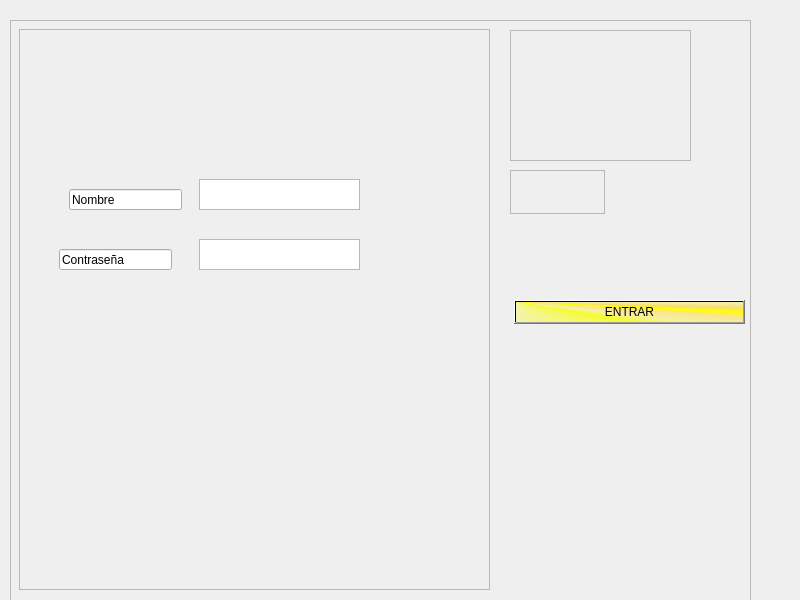
<?xml version="1.0" encoding="UTF-8"?>
<ui version="4.0">
 <class>MainWindow</class>
 <widget class="QMainWindow" name="MainWindow">
  <property name="geometry">
   <rect>
    <x>0</x>
    <y>0</y>
    <width>800</width>
    <height>600</height>
   </rect>
  </property>
  <property name="windowTitle">
   <string>MainWindow</string>
  </property>
  <widget class="QWidget" name="centralwidget">
   <widget class="QFrame" name="frame">
    <property name="geometry">
     <rect>
      <x>10</x>
      <y>20</y>
      <width>741</width>
      <height>581</height>
     </rect>
    </property>
    <property name="frameShape">
     <enum>QFrame::StyledPanel</enum>
    </property>
    <property name="frameShadow">
     <enum>QFrame::Raised</enum>
    </property>
    <widget class="QFrame" name="frame_2">
     <property name="geometry">
      <rect>
       <x>500</x>
       <y>10</y>
       <width>181</width>
       <height>131</height>
      </rect>
     </property>
     <property name="toolTip">
      <string>&lt;html&gt;&lt;head/&gt;&lt;body&gt;&lt;p&gt;&lt;br/&gt;&lt;/p&gt;&lt;/body&gt;&lt;/html&gt;</string>
     </property>
     <property name="frameShape">
      <enum>QFrame::StyledPanel</enum>
     </property>
     <property name="frameShadow">
      <enum>QFrame::Raised</enum>
     </property>
    </widget>
    <widget class="QFrame" name="frame_3">
     <property name="geometry">
      <rect>
       <x>9</x>
       <y>9</y>
       <width>471</width>
       <height>561</height>
      </rect>
     </property>
     <property name="frameShape">
      <enum>QFrame::StyledPanel</enum>
     </property>
     <property name="frameShadow">
      <enum>QFrame::Raised</enum>
     </property>
     <widget class="QLineEdit" name="lineEdit">
      <property name="enabled">
       <bool>true</bool>
      </property>
      <property name="geometry">
       <rect>
        <x>50</x>
        <y>160</y>
        <width>113</width>
        <height>21</height>
       </rect>
      </property>
      <property name="text">
       <string>Nombre</string>
      </property>
     </widget>
     <widget class="QTextEdit" name="textEdit">
      <property name="geometry">
       <rect>
        <x>180</x>
        <y>150</y>
        <width>161</width>
        <height>31</height>
       </rect>
      </property>
     </widget>
     <widget class="QPlainTextEdit" name="plainTextEdit">
      <property name="geometry">
       <rect>
        <x>180</x>
        <y>210</y>
        <width>161</width>
        <height>31</height>
       </rect>
      </property>
     </widget>
     <widget class="QLineEdit" name="lineEdit_2">
      <property name="geometry">
       <rect>
        <x>40</x>
        <y>220</y>
        <width>113</width>
        <height>21</height>
       </rect>
      </property>
      <property name="text">
       <string>Contraseña</string>
      </property>
     </widget>
    </widget>
    <widget class="QFrame" name="frame_4">
     <property name="geometry">
      <rect>
       <x>500</x>
       <y>150</y>
       <width>95</width>
       <height>44</height>
      </rect>
     </property>
     <property name="frameShape">
      <enum>QFrame::StyledPanel</enum>
     </property>
     <property name="frameShadow">
      <enum>QFrame::Raised</enum>
     </property>
     <layout class="QVBoxLayout" name="verticalLayout"/>
    </widget>
    <widget class="QPushButton" name="pushButton">
     <property name="geometry">
      <rect>
       <x>504</x>
       <y>280</y>
       <width>231</width>
       <height>24</height>
      </rect>
     </property>
     <property name="styleSheet">
      <string notr="true">background-color: qconicalgradient(cx:0, cy:0, angle:135, stop:0 rgba(255, 255, 0, 69), stop:0.375 rgba(255, 255, 0, 69), stop:0.423533 rgba(251, 255, 0, 145), stop:0.45 rgba(247, 255, 0, 208), stop:0.477581 rgba(255, 244, 71, 130), stop:0.518717 rgba(255, 218, 71, 130), stop:0.55 rgba(255, 255, 0, 255), stop:0.57754 rgba(255, 203, 0, 130), stop:0.625 rgba(255, 255, 0, 69), stop:1 rgba(255, 255, 0, 69));
border-top-color: rgb(149, 114, 255);</string>
     </property>
     <property name="text">
      <string>ENTRAR</string>
     </property>
    </widget>
   </widget>
  </widget>
 </widget>
 <resources/>
 <connections/>
</ui>
